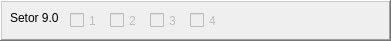
      <widget class="QFrame" name="frame_25">
       <property name="geometry">
        <rect>
         <x>5</x>
         <y>410</y>
         <width>391</width>
         <height>41</height>
        </rect>
       </property>
       <property name="frameShape">
        <enum>QFrame::WinPanel</enum>
       </property>
       <property name="frameShadow">
        <enum>QFrame::Raised</enum>
       </property>
       <widget class="QCheckBox" name="cb901">
        <property name="enabled">
         <bool>false</bool>
        </property>
        <property name="geometry">
         <rect>
          <x>70</x>
          <y>10</y>
          <width>41</width>
          <height>21</height>
         </rect>
        </property>
        <property name="text">
         <string>1</string>
        </property>
       </widget>
       <widget class="QCheckBox" name="cb902">
        <property name="enabled">
         <bool>false</bool>
        </property>
        <property name="geometry">
         <rect>
          <x>110</x>
          <y>10</y>
          <width>41</width>
          <height>21</height>
         </rect>
        </property>
        <property name="text">
         <string>2</string>
        </property>
       </widget>
       <widget class="QLabel" name="label_30">
        <property name="geometry">
         <rect>
          <x>10</x>
          <y>10</y>
          <width>58</width>
          <height>16</height>
         </rect>
        </property>
        <property name="text">
         <string>Setor 9.0</string>
        </property>
       </widget>
       <widget class="QCheckBox" name="cb903">
        <property name="enabled">
         <bool>false</bool>
        </property>
        <property name="geometry">
         <rect>
          <x>150</x>
          <y>10</y>
          <width>41</width>
          <height>21</height>
         </rect>
        </property>
        <property name="text">
         <string>3</string>
        </property>
       </widget>
       <widget class="QCheckBox" name="cb904">
        <property name="enabled">
         <bool>false</bool>
        </property>
        <property name="geometry">
         <rect>
          <x>190</x>
          <y>10</y>
          <width>41</width>
          <height>21</height>
         </rect>
        </property>
        <property name="text">
         <string>4</string>
        </property>
       </widget>
      </widget>
